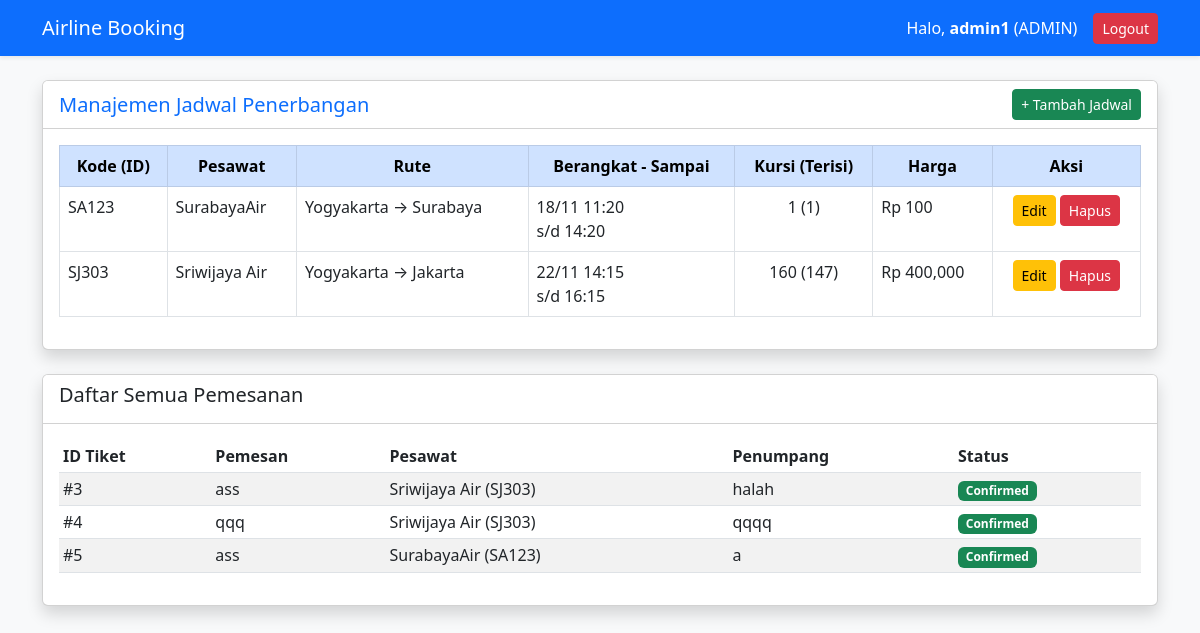
The app's page /dashboard.php (signed in) with its own data.
### tables this page shows
CREATE TABLE `jadwal` (
  `IDJadwal` varchar(5) NOT NULL,
  `NamaPesawat` varchar(20) NOT NULL,
  `KotaAwal` varchar(256) NOT NULL,
  `KotaAkhir` varchar(256) NOT NULL,
  `WaktuBerangkat` datetime NOT NULL,
  `WaktuSampai` datetime NOT NULL,
  `JumlahKursi` int(3) NOT NULL,
  `KursiTerisi` int(3) NOT NULL,
  `Harga` int(20) NOT NULL,
  `Status` enum('available','cancelled','delayed') NOT NULL DEFAULT 'available'
);

CREATE TABLE `tiket` (
  `IDTiket` int(11) NOT NULL,
  `UserID` int(11) NOT NULL,
  `IDJadwal` varchar(50) NOT NULL,
  `NamaPenumpang` varchar(100) NOT NULL,
  `NomorIdentitas` varchar(50) NOT NULL,
  `TanggalPesan` datetime DEFAULT current_timestamp(),
  `Status` varchar(20) DEFAULT 'Confirmed'
);

CREATE TABLE `users` (
  `UserID` int(11) NOT NULL,
  `FullName` varchar(50) NOT NULL,
  `Username` varchar(20) NOT NULL,
  `Role` enum('admin','user') NOT NULL DEFAULT 'user',
  `Email` varchar(30) NOT NULL,
  `Password` varchar(256) NOT NULL
);

### dashboard.php (the view, shortened to what this page needs)
<?php
require 'koneksi.php';
$is_login = isset($_SESSION['login']);
if ($is_login) {
    $role = $_SESSION['Role'];
    $nama_user = $_SESSION['FullName'];
} else {
    $role = 'guest';
    $nama_user = 'Tamu';
    $user_id = null;
}
$jadwal_query = mysqli_query($conn, "SELECT * FROM jadwal");
?>
<!DOCTYPE html>
<html lang="id">
<head>
    <link href="https://cdn.jsdelivr.net/npm/bootstrap@5.3.0/dist/css/bootstrap.min.css" rel="stylesheet">
</head>
<body class="bg-light">
    <nav class="navbar navbar-expand-lg navbar-dark bg-primary shadow-sm">
        <div class="container">
            <a class="navbar-brand" href="dashboard.php">Airline Booking</a>
            <div class="d-flex text-white align-items-center">
                <?php if ($is_login) : ?>
                    <span class="me-3">Halo, <b><?= $nama_user; ?></b> (<?= strtoupper($role); ?>)</span>
                    <a href="logout.php" class="btn btn-danger btn-sm">Logout</a>
                <?php else : ?>
                    <span class="me-3">Halo, <b>Tamu</b></span>
                    <a href="index.php" class="btn btn-light btn-sm text-primary fw-bold">Login</a>
                <?php endif; ?>
            </div>
        </div>
    </nav>
    <div class="container mt-4">
        <?php if ($is_login && $role == 'admin') : ?>
            <div class="card shadow mb-4">
                <div class="card-header bg-white d-flex justify-content-between align-items-center">
                    <h5 class="m-0 text-primary">Manajemen Jadwal Penerbangan</h5>
                    <a href="tambah_jadwal.php" class="btn btn-success btn-sm">+ Tambah Jadwal</a>
                </div>
                <div class="card-body table-responsive">
                    <table class="table table-bordered table-hover">
                        <thead class="table-primary text-center">
                            <tr>
                                <th>Kode (ID)</th>
                                <th>Pesawat</th>
                                <th>Rute</th>
                                <th>Berangkat - Sampai</th>
                                <th>Kursi (Terisi)</th>
                                <th>Harga</th>
                                <th>Aksi</th>
                            </tr>
                        </thead>
                        <tbody>
                            <?php while ($row = mysqli_fetch_assoc($jadwal_query)) : ?>
                            <tr>
                                <td><?= $row['IDJadwal']; ?></td>
                                <td><?= $row['NamaPesawat']; ?></td>
                                <td><?= $row['KotaAwal']; ?> &rarr; <?= $row['KotaAkhir']; ?></td>
                                <td>
                                    <?= date('d/m H:i', strtotime($row['WaktuBerangkat'])); ?><br>
                                    s/d <?= date('H:i', strtotime($row['WaktuSampai'])); ?>
                                </td>
                                <td class="text-center"><?= $row['JumlahKursi']; ?> (<?= $row['KursiTerisi']; ?>)</td>
                                <td>Rp <?= number_format($row['Harga']); ?></td>
                                <td class="text-center">
                                    <a href="edit_jadwal.php?id=<?= $row['IDJadwal']; ?>" class="btn btn-warning btn-sm">Edit</a>
                                    <a href="hapus_jadwal.php?id=<?= $row['IDJadwal']; ?>" class="btn btn-danger btn-sm" onclick="return confirm('Hapus jadwal ini?')">Hapus</a>
                                </td>
                            </tr>
                            <?php endwhile; ?>
                        </tbody>
                    </table>
                </div>
            </div>
            <div class="card shadow">
                <div class="card-header bg-white"><h5>Daftar Semua Pemesanan</h5></div>
                <div class="card-body">
                    <table class="table table-sm table-striped">
                        <thead><tr><th>ID Tiket</th><th>Pemesan</th><th>Pesawat</th><th>Penumpang</th><th>Status</th></tr></thead>
                        <tbody>
                            <?php
                            $all_tiket = mysqli_query($conn, "
                                SELECT t.*, j.NamaPesawat, u.FullName
                                FROM tiket t
                                JOIN jadwal j ON t.IDJadwal = j.IDJadwal
                                JOIN users u ON t.UserID = u.UserID
                            ");
                            while($bk = mysqli_fetch_assoc($all_tiket)): ?>
                            <tr>
                                <td>#<?= $bk['IDTiket']; ?></td>
                                <td><?= $bk['FullName']; ?></td>
                                <td><?= $bk['NamaPesawat']; ?> (<?= $bk['IDJadwal']; ?>)</td>
                                <td><?= $bk['NamaPenumpang']; ?></td>
                                <td><span class="badge bg-success"><?= $bk['Status']; ?></span></td>
                            </tr>
                            <?php endwhile; ?>
                        </tbody>
                    </table>
                </div>
            </div>
        <?php endif; ?>
    </div>
</body>
</html>

### records on screen
jadwal: IDJadwal "SA123", NamaPesawat "SurabayaAir", KotaAwal "Yogyakarta", KotaAkhir "Surabaya", WaktuBerangkat "18/11 11:20", WaktuSampai "14:20", JumlahKursi "1", KursiTerisi "1", Harga "100"
jadwal: IDJadwal "SJ303", NamaPesawat "Sriwijaya Air", KotaAwal "Yogyakarta", KotaAkhir "Jakarta", WaktuBerangkat "22/11 14:15", WaktuSampai "16:15", JumlahKursi "160", KursiTerisi "147", Harga "400,000"
tiket: IDTiket "3", UserID.FullName "ass", IDJadwal.NamaPesawat "Sriwijaya Air", IDJadwal "SJ303", NamaPenumpang "halah", Status "Confirmed"
tiket: IDTiket "4", UserID.FullName "qqq", IDJadwal.NamaPesawat "Sriwijaya Air", IDJadwal "SJ303", NamaPenumpang "qqqq", Status "Confirmed"
tiket: IDTiket "5", UserID.FullName "ass", IDJadwal.NamaPesawat "SurabayaAir", IDJadwal "SA123", NamaPenumpang "a", Status "Confirmed"

### other values on screen
$nama_user "admin1"
$role "ADMIN"
